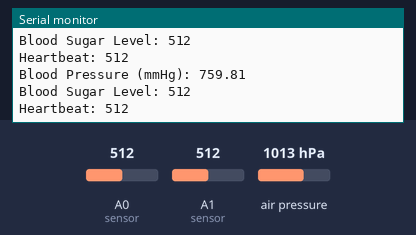
Bench run of a sketch on a simulated Arduino Uno, built with avr-gcc and run on an emulated ATmega328P. Parts: the last lines printed to the serial monitor. The inputs (shaded band) are chosen by the test bench; at power-on: air pressure 1013 hPa, A0 (sensor) = 512, A1 (sensor) = 512.

Above: at 1.8 s.
1.9 s: air pressure set to 952 hPa
At 3.0 s:
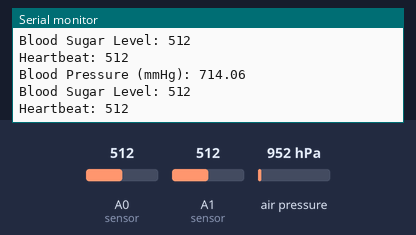
3.4 s: A0 (sensor) set to 716
At 4.7 s:
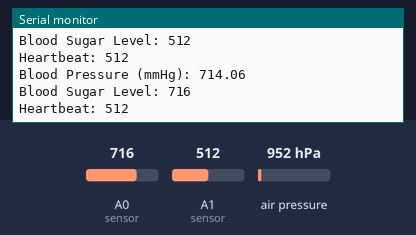
4.9 s: A1 (sensor) set to 716
At 5.9 s:
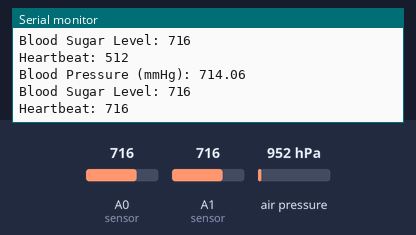
6.4 s: air pressure set to 975 hPa
At 7.8 s:
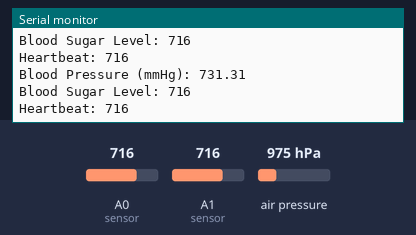
7.9 s: A0 (sensor) set to 900
At 9.2 s:
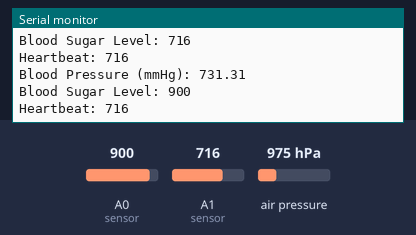
9.4 s: A1 (sensor) set to 900
At 10.0 s:
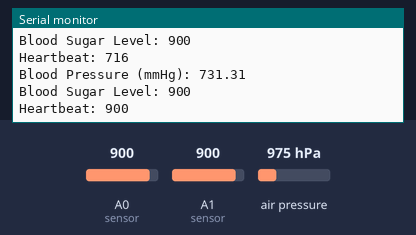
Timing chart, 0 to 11.9 s (numbered marks = the images above; inputs shaded):
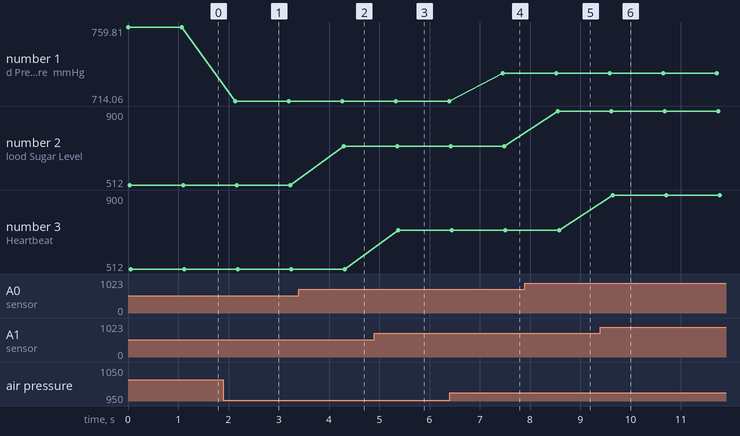

Measured:
- after the input at 1.9 s, the serial monitor: prints a new line after 0.23 s (image 1)
- after the input at 3.4 s, the serial monitor: prints a new line after 0.89 s (image 2)
- after the input at 4.9 s, the serial monitor: prints a new line after 0.48 s (image 3)
- after the input at 6.4 s, the serial monitor: prints a new line after 1.1 s (image 4)
- after the input at 7.9 s, the serial monitor: prints a new line after 0.65 s (image 5)
- after the input at 9.4 s, the serial monitor: prints a new line after 0.24 s (image 6)
- plotted number 1: 759.81 → 714.06 after the input at 1.9 s, 714.06 → 731.31 after the input at 6.4 s
- plotted number 2: 512 → 716 after the input at 3.4 s, 716 → 900 after the input at 7.9 s

The sketch:

Task_3.ino
```cpp
#include <Wire.h>                   // Library for I2C communication (required for BMP180)
#include <Adafruit_BMP085.h>        // Library for BMP180 sensor
#include <SoftwareSerial.h>         // Library for software serial communication (if needed)

// Initialize sensor objects
Adafruit_BMP085 bmp;                // Create an instance of the BMP180 sensor
// Initialize other variables
int glucoseLevel = 0;
int heartbeat = 0;

// Set up software serial communication if required
SoftwareSerial mySerial(10, 11);    // RX, TX

void setup() {
  Serial.begin(9600);               // Initialize hardware serial communication
  mySerial.begin(9600);             // Initialize software serial communication (if needed)

  if (!bmp.begin()) {               // Initialize BMP180 sensor
    Serial.println("Could not find a valid BMP180 sensor, check wiring!");
    while (1);
  }
}

void loop() {
  // Read and send blood pressure data
  float pressure = bmp.readPressure();          // Read pressure in Pa
  float pressure_mmHg = pressure / 133.322;     // Convert pressure to mmHg
  Serial.print("Blood Pressure (mmHg): ");
  Serial.println(pressure_mmHg);

  // Read and send blood sugar level data
  glucoseLevel = analogRead(A0);                // Read analog value from glucose sensor
  Serial.print("Blood Sugar Level: ");
  Serial.println(glucoseLevel);

  // Read and send heartbeat data
  heartbeat = analogRead(A1);                   // Read analog value from pulse sensor
  Serial.print("Heartbeat: ");
  Serial.println(heartbeat);

  // Send the data to healthcare professionals via your preferred communication method
  sendDataToHealthcareProfessionals(pressure_mmHg, glucoseLevel, heartbeat);

  delay(1000);  // Delay between readings
}

void sendDataToHealthcareProfessionals(float pressure, int glucose, int heartRate) {
  // Connect to the remote server or healthcare professional's system
  // Implement the necessary code to send the data over the desired communication protocol
  // For example, using Wi-Fi, GSM, or Bluetooth
  // You may need to modify this function based on your specific communication method and requirements

  // Example: Sending data over serial communication (SoftwareSerial)
  mySerial.print("Pressure: ");
  mySerial.println(pressure);
  mySerial.print("Glucose Level: ");
  mySerial.println(glucose);
  mySerial.print("Heart Rate: ");
  mySerial.println(heartRate);
}
```
